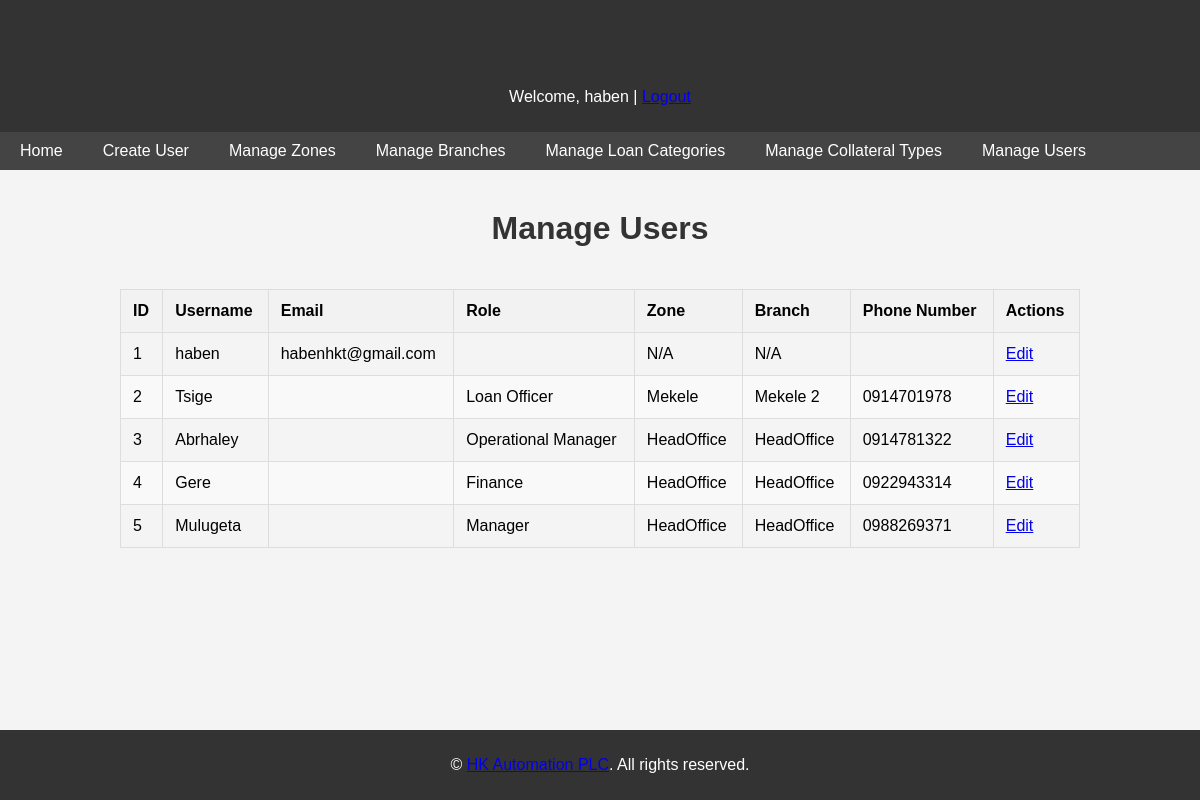
Screenshot of /manage_users/ (signed in) with the database file from the repository.
### loans/models.py (models this page shows, shortened)
class CustomUser(AbstractUser):
    USER_ROLES = [
        ('loan_officer', 'Loan Officer'),
        ('finance', 'Finance'),
        ('operational_manager', 'Operational Manager'),
        ('manager', 'Manager')
    ]
    role = models.CharField(max_length=20, choices=USER_ROLES)
    phone_number = models.CharField(max_length=20)
    zone = models.ForeignKey(Zone, on_delete=models.SET_NULL, null=True, blank=True)
    branch = models.ForeignKey(Branch, on_delete=models.SET_NULL, null=True, blank=True)

class Zone(models.Model):
    name = models.CharField(max_length=255)

class Branch(models.Model):
    zone = models.ForeignKey(Zone, on_delete=models.CASCADE)
    name = models.CharField(max_length=255)

### loans/views.py (the view)
# urls.py: path('manage_users/', views.manage_users, name='manage_users'),
@login_required
@user_passes_test(lambda u: u.is_superuser)
def manage_users(request):
    users = CustomUser.objects.all()
    return render(request, 'loans/manage_users.html', {'users': users})

### templates/loans/manage_users.html (shortened to what this page needs)
{% extends "base.html" %}
{% block content %}
<h1>Manage Users</h1>
<div class="table-container">
    <table>
        <thead>
            <tr>
                <th>ID</th>
                <th>Username</th>
                <th>Email</th>
                <th>Role</th>
                <th>Zone</th>
                <th>Branch</th>
                <th>Phone Number</th>
                <th>Actions</th>
            </tr>
        </thead>
        <tbody>
            {% for user in users %}
            <tr>
                <td>{{ user.id }}</td>
                <td>{{ user.username }}</td>
                <td>{{ user.email }}</td>
                <td>{{ user.get_role_display }}</td>
                <td>{% if user.zone %}{{ user.zone.name }}{% else %}N/A{% endif %}</td>
                <td>{% if user.branch %}{{ user.branch.name }}{% else %}N/A{% endif %}</td>
                <td>{{ user.phone_number }}</td>
                <td><a href="{% url 'edit_user' user.id %}">Edit</a></td>
            </tr>
            {% endfor %}
        </tbody>
    </table>
</div>
{% endblock %}

### templates/base.html (shortened to what this page needs)
<!DOCTYPE html>
<html>
<head>
    {% load static %}
    <link rel="stylesheet" type="text/css" href="{% static 'css/styles.css' %}">
</head>
<body>
    <header>
        <h1>Loan System</h1>
        {% if user.is_authenticated %}
            <p>Welcome, {{ user.username }} | <a href="{% url 'logout' %}">Logout</a></p>
        {% else %}
            <p><a href="{% url 'login' %}">Login</a></p>
        {% endif %}
    </header>
    <nav>
        <a href="{% url 'home' %}">Home</a>
        {% if user.is_authenticated %}
            {% if user.is_superuser %}
                <a href="{% url 'create_user' %}">Create User</a>
                <a href="{% url 'manage_zones' %}">Manage Zones</a>
                <a href="{% url 'manage_branches' %}">Manage Branches</a>
                <a href="{% url 'manage_loan_categories' %}">Manage Loan Categories</a>
                <a href="{% url 'manage_collateral_types' %}">Manage Collateral Types</a>
                <a href="{% url 'manage_users' %}">Manage Users</a>
            {% endif %}
        {% endif %}
    </nav>
    <div class="container">
        {% block content %}
        {% endblock %}
    </div>
    <footer>
        <p>&copy;  <a href="https://seqela.com">HK Automation PLC</a>. All rights reserved.</p>
    </footer>
</body>
</html>

### static/css/styles.css (style rules this page uses)
body { font-family: Arial, sans-serif; margin: 0; padding: 0; background-color: #f4f4f4; }
header { background-color: #333; color: white; padding: 10px 0; text-align: center; }
nav { margin: 0; padding: 0; background-color: #444; overflow: hidden; }
nav a { float: left; display: block; color: white; text-align: center; padding: 14px 20px; text-decoration: none; }
.container { width: 80%; margin: auto; overflow: hidden; }
h1 { margin-top: 20px; text-align: center; color: #333; }
body { display: flex; flex-direction: column; min-height: 100vh; margin: 0; }
.container { flex: 1; overflow: auto; padding: 20px; }
footer { text-align: center; padding: 10px 0; background-color: #333; color: white; position: relative; bottom: 0; width: 100%; }
.table-container { max-height: 400px; overflow-y: auto; margin-top: 20px; }
table { width: 100%; border-collapse: collapse; margin: 20px 0; }
table, th, td { border: 1px solid #ddd; }
th, td { padding: 12px; text-align: left; }
th { background-color: #f2f2f2; color: black; }
tr:nth-child(even) { background-color: #f9f9f9; }
nav { display: flex; background-color: #444; overflow: hidden; }
nav a { padding: 10px 20px; text-align: center; color: white; text-decoration: none; display: inline-block; }

### templates/base.html (style rules this page uses)
body { display: flex; flex-direction: column; min-height: 100vh; margin: 0; }
.container { flex: 1; overflow: auto; padding: 20px; }
footer { text-align: center; padding: 10px 0; background-color: #333; color: white; position: relative; bottom: 0; width: 100%; }
.table-container { max-height: 400px; overflow-y: auto; margin-top: 20px; }
table { width: 100%; border-collapse: collapse; margin: 20px 0; }
table, th, td { border: 1px solid #ddd; }
th, td { padding: 12px; text-align: left; }
th { background-color: #f2f2f2; color: black; }
tr:nth-child(even) { background-color: #f9f9f9; }
nav { display: flex; background-color: #444; overflow: hidden; }
nav a { padding: 10px 20px; text-align: center; color: white; text-decoration: none; display: inline-block; }

### rows the page displays
CustomUser: username "haben", id "1", email "habenhkt@gmail.com", shows "N/A"
CustomUser: id "2", username "Tsige", role "Loan Officer", zone.name "Mekele", branch.name "Mekele 2", phone_number "0914701978"
CustomUser: id "3", username "Abrhaley", role "Operational Manager", zone.name "HeadOffice", branch.name "HeadOffice", phone_number "0914781322"
CustomUser: id "4", username "Gere", role "Finance", zone.name "HeadOffice", branch.name "HeadOffice", phone_number "0922943314"
CustomUser: id "5", username "Mulugeta", role "Manager", zone.name "HeadOffice", branch.name "HeadOffice", phone_number "0988269371"
